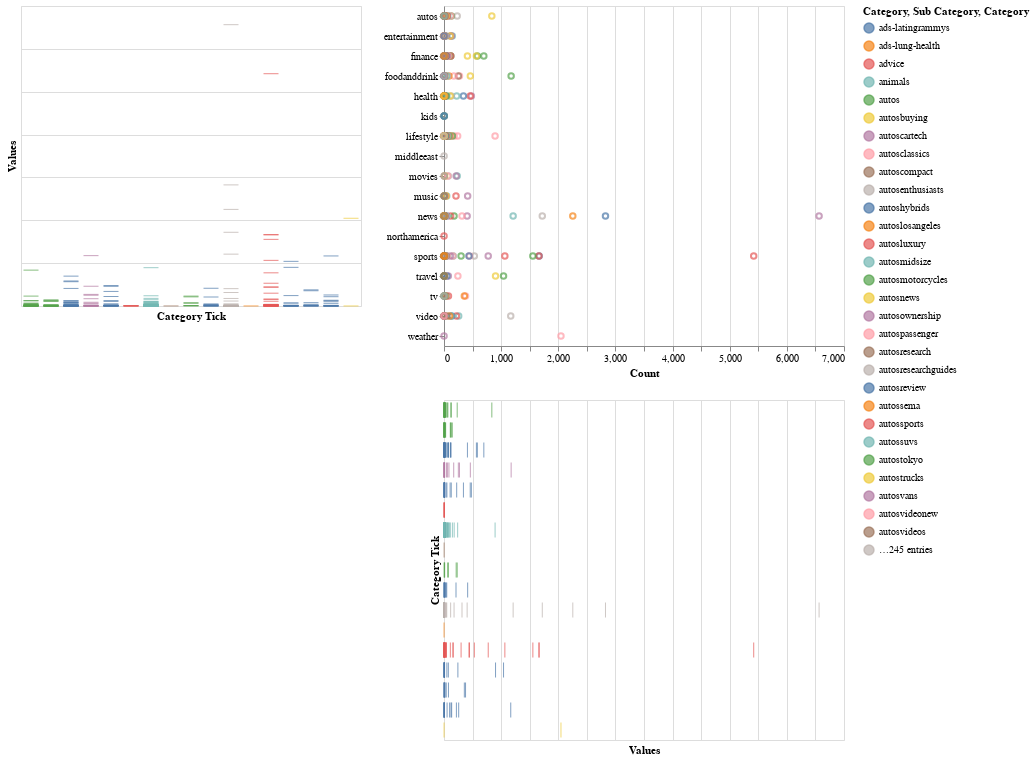

The code cell stored with this chart in its notebook:
### Markdown cell above
## Altair: Scatter Plot - Interactive Dot Dash Plot
- Category by Subcategory

### Code cell
display(button)

# Configure the options common to all layers
brush = alt.selection(type='interval')
base = alt.Chart(df1).add_selection(brush)

# Configure the points
points = base.mark_point().encode(
    x=alt.X('Values', title='Count'),
    y=alt.Y('Category', title=''),
    color=alt.condition(brush, 'Sub Category', alt.value('grey'))
)

# Configure the ticks
tick_axis = alt.Axis(labels=False, domain=False, ticks=False)

x_ticks = base.mark_tick().encode(
    alt.X('Values', axis=tick_axis),
    alt.Y('Category', title='Category Tick', axis=tick_axis),
    color=alt.condition(brush, 'Category', alt.value('lightgrey'))
)

y_ticks = base.mark_tick().encode(
    alt.X('Category', title='Category Tick', axis=tick_axis),
    alt.Y('Values', axis=tick_axis),
    color=alt.condition(brush, 'Category', alt.value('lightgrey'))
)

# Build the chart
y_ticks | (points & x_ticks)

### Figure 1 — Vega-Lite specification as saved in the notebook (floating-point values rounded to 4 significant figures; data arrays with more than 128 entries replaced by an {"elided": "..."} marker saying what was removed)
{"config": {"view": {"continuousWidth": 400, "continuousHeight": 300}}, "hconcat": [{"mark": "tick", "encoding": {"color": {"condition": {"type": "nominal", "field": "Category", "selection": "selector003"}, "value": "lightgrey"}, "x": {"type": "nominal", "axis": {"domain": false, "labels": false, "ticks": false}, "field": "Category", "title": "Category Tick"}, "y": {"type": "quantitative", "axis": {"domain": false, "labels": false, "ticks": false}, "field": "Values"}}, "selection": {"selector003": {"type": "interval"}}}, {"vconcat": [{"mark": "point", "encoding": {"color": {"condition": {"type": "nominal", "field": "Sub Category", "selection": "selector003"}, "value": "grey"}, "x": {"type": "quantitative", "field": "Values", "title": "Count"}, "y": {"type": "nominal", "field": "Category", "title": ""}}, "selection": {"selector003": {"type": "interval"}}}, {"mark": "tick", "encoding": {"color": {"condition": {"type": "nominal", "field": "Category", "selection": "selector003"}, "value": "lightgrey"}, "x": {"type": "quantitative", "axis": {"domain": false, "labels": false, "ticks": false}, "field": "Values"}, "y": {"type": "nominal", "axis": {"domain": false, "labels": false, "ticks": false}, "field": "Category", "title": "Category Tick"}}, "selection": {"selector003": {"type": "interval"}}}]}], "data": {"name": "data-f7a56e7201e521f26933774bfd092be6"}, "$schema": "https://vega.github.io/schema/vega-lite/v4.8.1.json", "datasets": {"data-f7a56e7201e521f26933774bfd092be6": {"elided": "283 records"}}}
